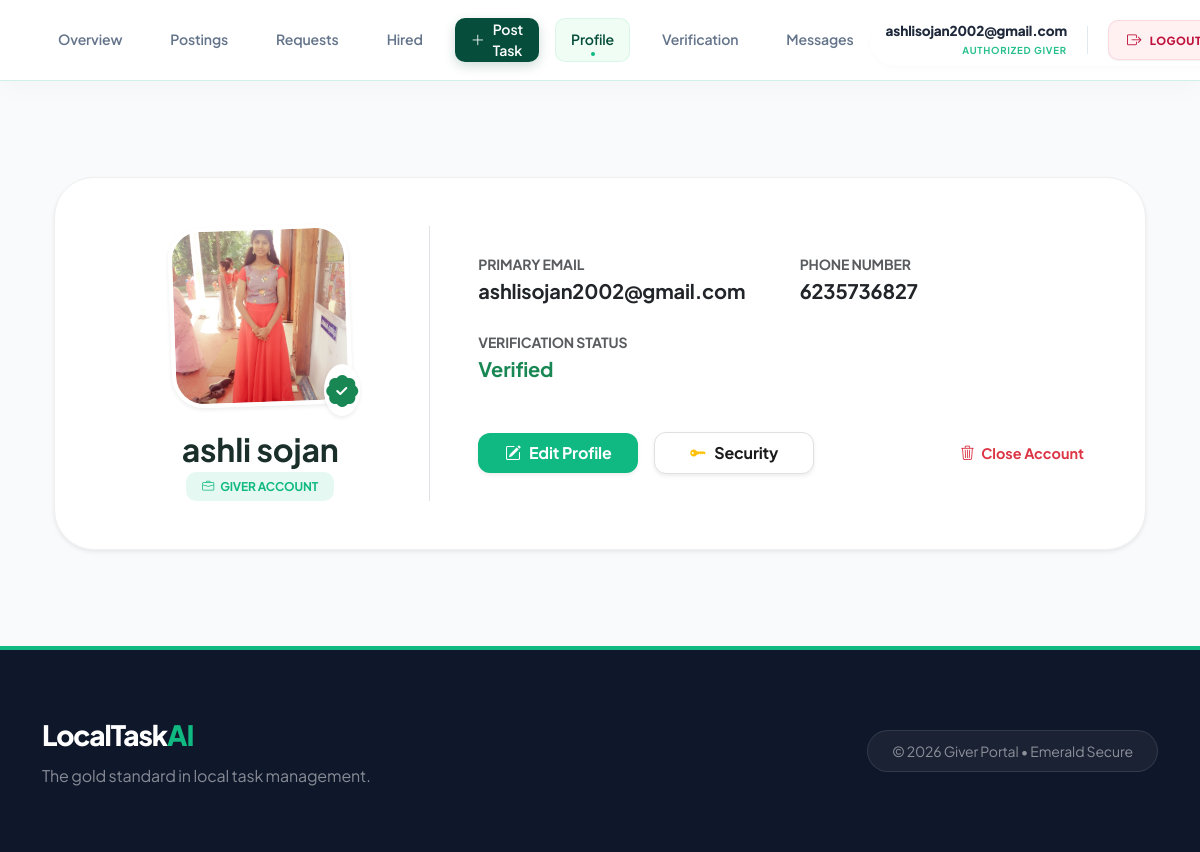
The app's page /giver/profile/ (signed in) with its own data.
### accounts/models.py (models this page shows, shortened)
class User(AbstractUser):
    name = models.CharField(max_length=100)
    email = models.EmailField(unique=True)
    phone = models.CharField(max_length=15)
    ROLE_CHOICES = (
        ('giver', 'Giver'),
        ('doer', 'Doer'),
        ('admin', 'Admin'),
    )
    role = models.CharField(max_length=10, choices=ROLE_CHOICES)
    adhar_photo = models.ImageField(upload_to='adhar_photos/', null=True, blank=True)
    photo = models.ImageField(upload_to='profile_photos/', null=True, blank=True)
    certificate_file = models.FileField(upload_to='certificates/', null=True, blank=True)
    verification_attempts = models.IntegerField(default=0)
    approval_status = models.CharField(max_length=20, default='pending')
    status = models.CharField(max_length=20, default='Active')
    verification_live_photo = models.ImageField(
    upload_to='verification/live_photos/',
    null=True,
    blank=True
)
    USERNAME_FIELD = 'email'
    REQUIRED_FIELDS = ['username', 'name']

### giver/views.py (the view)
# urls.py: path('giver/profile/', views.giver_profile_view, name='giver_profile_view'),
@login_required
def giver_profile_view(request):
    return render(request, 'giver/profile.html')

### giver/templates/giver/profile.html (shortened to what this page needs)
{% extends 'giver/base_giver.html' %}
{% block content %}
<div class="container py-5">
    <div class="card-pixel p-5 bg-white shadow-sm" style="border-radius: 40px; border: 1px solid #f0f0f0;">
        <div class="row align-items-center">
            <div class="col-lg-4 text-center border-end">
                <div class="position-relative d-inline-block">
                    {% if user.photo %}
                        <img src="{{ user.photo.url }}" class="rounded-5 shadow-sm border border-4 border-white"
                             style="width: 180px; height: 180px; object-fit: cover; transform: rotate(-2deg);">
                    {% else %}
                        <div class="bg-light rounded-5 d-flex align-items-center justify-content-center shadow-sm"
                             style="width: 180px; height: 180px; border: 2px dashed #10b981;">
                            <i class="bi bi-person-bounding-box display-1 text-muted"></i>
                        </div>
                    {% endif %}
                    {% if user.approval_status == 'Accepted' %}
                    <div class="position-absolute bottom-0 end-0 bg-white rounded-circle shadow-sm" style="padding: 2px; transform: translate(10px, 10px);">
                        <i class="bi bi-patch-check-fill text-success" style="font-size: 32px;"></i>
                    </div>
                    {% endif %}
                </div>
                <h2 class="fw-bold mt-4 mb-1" style="color: #1a2e2a;">{{ user.name }}</h2>
                <span class="badge px-3 py-2" style="background: rgba(16, 185, 129, 0.1); color: #10b981; border-radius: 10px; font-weight: 700;">
                    <i class="bi bi-briefcase me-1"></i> GIVER ACCOUNT
                </span>
            </div>
            <div class="col-lg-8 ps-lg-5 mt-4 mt-lg-0">
                <div class="row g-4">
                    <div class="col-md-6">
                        <label class="text-muted small fw-bold text-uppercase">Primary Email</label>
                        <p class="fs-5 fw-bold text-dark mb-0">{{ user.email }}</p>
                    </div>
                    <div class="col-md-6">
                        <label class="text-muted small fw-bold text-uppercase">Phone Number</label>
                        <p class="fs-5 fw-bold text-dark mb-0">{{ user.phone|default:"---" }}</p>
                    </div>
                    <div class="col-md-6">
                        <label class="text-muted small fw-bold text-uppercase">Verification Status</label>
                        <p class="fs-5 fw-bold mb-0">
                            {% if user.approval_status == 'Accepted' %}
                                <span class="text-success"> Verified</span>
                            {% elif user.approval_status == 'Under Review' %}
                                <span class="text-primary"><i class="bi bi-hourglass-split"></i> Reviewing</span>
                            {% elif user.approval_status == 'Rejected' %}
                                <span class="text-danger"><i class="bi bi-x-circle-fill"></i> Rejected</span>
                            {% else %}
                                <span class="text-warning"><i class="bi bi-info-circle"></i> Pending</span>
                            {% endif %}
                        </p>
                    </div>
                </div>
                <div class="mt-5 d-flex flex-wrap align-items-center gap-3">
                    <a href="{% url 'giver_profile_edit' %}" class="btn px-4 py-2 text-white fw-bold shadow-sm"
                       style="background: #10b981; border-radius: 12px; border: none; min-width: 160px;">
                        <i class="bi bi-pencil-square me-2"></i>Edit Profile
                    </a>
                    <a href="{% url 'giver_change_password' %}" class="btn px-4 py-2 fw-bold shadow-sm"
                       style="background: #ffffff; color: #1a1a1a; border: 1px solid #e0e0e0; border-radius: 12px; min-width: 160px;">
                        <i class="bi bi-key-fill me-2 text-warning"></i>Security
                    </a>
                    <button type="button" class="btn btn-link text-danger fw-bold text-decoration-none ms-md-auto"
                            data-bs-toggle="modal" data-bs-target="#deleteGiverModal"
                            style="font-size: 0.9rem;">
                        <i class="bi bi-trash3 me-1"></i> Close Account
                    </button>
                </div>
            </div>
        </div>
    </div>
</div>
{% endblock %}

### giver/templates/giver/base_giver.html (shortened to what this page needs)
<!DOCTYPE html>
<html lang="en">
<head>
    <link href="https://cdn.jsdelivr.net/npm/bootstrap@5.3.0/dist/css/bootstrap.min.css" rel="stylesheet">
    <link rel="stylesheet" href="https://cdn.jsdelivr.net/npm/bootstrap-icons@1.11.0/font/bootstrap-icons.css">
</head>
<body>
    <nav class="giver-nav sticky-top">
        <div class="container nav-container">
            <ul class="nav-links-list">
                <li><a href="{% url 'giver_home' %}" class="{% if request.resolver_match.url_name == 'giver_home' %}active-link{% endif %}">Overview</a></li>
                <li><a href="{% url 'my_tasks' %}" class="{% if request.resolver_match.url_name == 'my_tasks' %}active-link{% endif %}">Postings</a></li>
                <li><a href="{% url 'manage_requests' %}" class="{% if request.resolver_match.url_name == 'manage_requests' %}active-link{% endif %}">Requests</a></li>
                <li><a href="{% url 'giver_hired_tasks' %}" class="{% if request.resolver_match.url_name == 'giver_hired_tasks' %}active-link{% endif %}">Hired</a></li>
                <li><a href="{% url 'post_task' %}" class="nav-post-task {% if request.resolver_match.url_name == 'post_task' %}active-link{% endif %}"><i class="bi bi-plus-lg me-2"></i>Post Task</a></li>
                <li><a href="{% url 'giver_profile_view' %}" class="{% if request.resolver_match.url_name == 'giver_profile_view' %}active-link{% endif %}">Profile</a></li>
                <li><a href="{% url 'giver_verification' %}" class="{% if request.resolver_match.url_name == 'giver_verification' %}active-link{% endif %}">Verification</a></li>
                <li><a href="{% url 'giver_chat_inbox' %}" class="{% if request.resolver_match.url_name == 'giver_chat_inbox' %}active-link{% endif %}">Messages</a></li>
            </ul>
            <div class="user-status-box" style="display: flex; align-items: center; gap: 15px;">
    <div class="d-none d-md-block text-end" style="line-height: 1;">
        <div style="font-family: 'Plus Jakarta Sans', sans-serif; font-weight: 800; color: #1e293b; font-size: 0.85rem; margin-bottom: 2px;">
            {{ user.username }}
        </div>
        <span style="font-size: 0.6rem; font-weight: 700; color: #10b981; text-transform: uppercase; letter-spacing: 0.08em; opacity: 0.9;">
            Authorized Giver
        </span>
    </div>
    <a href="{% url 'logout_user' %}"
       title="Logout"
       style="display: inline-flex;
              align-items: center;
              justify-content: center;
              gap: 8px;
              background-color: #fff1f2;
              color: #be123c;
              border: 1px solid rgba(190, 18, 60, 0.1);
              padding: 8px 18px;
              border-radius: 10px;
              font-weight: 800;
              font-size: 0.7rem;
              letter-spacing: 0.5px;
              text-decoration: none;
              text-transform: uppercase;
              transition: all 0.2s cubic-bezier(0.4, 0, 0.2, 1);
              box-shadow: 0 1px 2px rgba(0,0,0,0.05);"
       onmouseover="this.style.backgroundColor='#be123c'; this.style.color='#ffffff'; this.style.boxShadow='0 4px 12px rgba(190, 18, 60, 0.15)';"
       onmouseout="this.style.backgroundColor='#fff1f2'; this.style.color='#be123c'; this.style.boxShadow='0 1px 2px rgba(0,0,0,0.05)';"
    >
        <i class="bi bi-box-arrow-right" style="font-size: 0.9rem;"></i>
        LOGOUT
    </a>
</div>
    </nav>
    <main class="main-wrapper">
        <div class="container">
            {% block content %}{% endblock %}
        </div>
    </main>
    <footer>
        <div class="container">
            <div class="row align-items-center">
                <div class="col-md-6 text-center text-md-start">
                    <a href="#" class="footer-brand">LocalTask<span>AI</span></a>
                    <p class="text-white-50 mt-2 mb-0">The gold standard in local task management.</p>
                </div>
                <div class="col-md-6 text-center text-md-end mt-4 mt-md-0">
                    <div class="py-2 px-4 d-inline-block rounded-pill" style="background: rgba(255,255,255,0.05); border: 1px solid rgba(255,255,255,0.1);">
                        <span class="small text-white-50">&copy; 2026 Giver Portal • <span class="text-emerald-accent">Emerald Secure</span></span>
                    </div>
                </div>
            </div>
        </div>
    </footer>
</body>
</html>

### giver/templates/giver/base_giver.html (style rules this page uses)
:root { --forest-base: #064e3b; --emerald-accent: #10b981; --emerald-glow: rgba(16, 185, 129, 0.15); --emerald-hover: #059669; --soft-emerald: #f0fdf4; --slate-900: #0f172a; --glass-bg: rgba(255, 255, 255, 0.95); }
body { background-color: #f8fafc; min-height: 100vh; display: flex; flex-direction: column; font-family: 'Plus Jakarta Sans', sans-serif; color: #1e293b; letter-spacing: -0.01em; }
.giver-nav { background: var(--glass-bg); backdrop-filter: blur(12px); border-bottom: 1px solid rgba(16, 185, 129, 0.2); padding: 0; box-shadow: 0 4px 30px rgba(0, 0, 0, 0.03); z-index: 1050; }
.nav-container { display: flex; justify-content: space-between; align-items: center; height: 80px; }
.nav-links-list { display: flex; gap: 1rem; list-style: none; margin: 0; padding: 0; height: 100%; align-items: center; }
.nav-links-list a { text-decoration: none; color: #64748b; font-weight: 600; font-size: 0.88rem; display: flex; align-items: center; height: 44px; padding: 0 16px; border-radius: 10px; transition: all 0.2s cubic-bezier(0.4, 0, 0.2, 1); }
.nav-links-list a.active-link { color: var(--forest-base); background: var(--soft-emerald); box-shadow: inset 0 0 0 1px rgba(16, 185, 129, 0.1); position: relative; }
.nav-links-list a.active-link::after { content: ""; position: absolute; bottom: 6px; left: 50%; transform: translateX(-50%); width: 4px; height: 4px; background: var(--emerald-accent); border-radius: 50%; }
.nav-post-task { background: var(--forest-base) !important; color: white !important; box-shadow: 0 4px 12px rgba(6, 78, 59, 0.2); }
.user-status-box { display: flex; align-items: center; gap: 0.75rem; background: #ffffff; padding: 6px 6px 6px 16px; border-radius: 50px; border: 1px solid var(--slate-border); box-shadow: 0 2px 6px rgba(0,0,0,0.02); }
.main-wrapper { flex: 1; padding: 3rem 0; }
footer { background: var(--slate-900); color: #ffffff; padding: 4rem 0; margin-top: auto; border-top: 4px solid var(--emerald-accent); }
.footer-brand { font-size: 1.75rem; color: white; font-weight: 800; text-decoration: none; letter-spacing: -0.04em; }
.footer-brand span { color: var(--emerald-accent); }
.main-wrapper { animation: slideUp 0.5s ease-out; }

### records on screen
User: username "ashlisojan2002@gmail.com", photo (picture), name "ashli sojan", email "ashlisojan2002@gmail.com", phone "6235736827"
